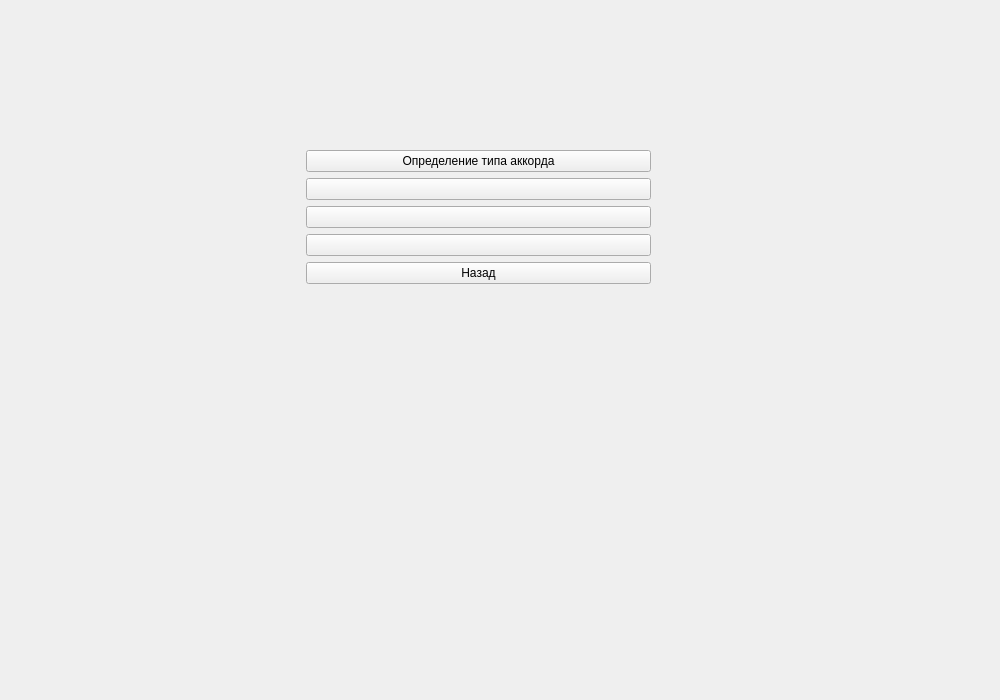
<?xml version="1.0" encoding="UTF-8"?>
<ui version="4.0">
 <class>ChordBlockWidget</class>
 <widget class="QWidget" name="ChordBlockWidget">
  <property name="geometry">
   <rect>
    <x>0</x>
    <y>0</y>
    <width>1000</width>
    <height>700</height>
   </rect>
  </property>
  <property name="windowTitle">
   <string>Form</string>
  </property>
  <widget class="QWidget" name="formLayoutWidget_2">
   <property name="geometry">
    <rect>
     <x>300</x>
     <y>150</y>
     <width>351</width>
     <height>311</height>
    </rect>
   </property>
   <layout class="QFormLayout" name="formLayout">
    <item row="4" column="1">
     <widget class="QPushButton" name="backBtn">
      <property name="text">
       <string>Назад</string>
      </property>
     </widget>
    </item>
    <item row="0" column="1">
     <widget class="QPushButton" name="exercise1Btn">
      <property name="text">
       <string>Определение типа аккорда</string>
      </property>
     </widget>
    </item>
    <item row="1" column="1">
     <widget class="QPushButton" name="exercise2Btn">
      <property name="text">
       <string/>
      </property>
     </widget>
    </item>
    <item row="2" column="1">
     <widget class="QPushButton" name="exercise3Btn">
      <property name="text">
       <string/>
      </property>
     </widget>
    </item>
    <item row="3" column="1">
     <widget class="QPushButton" name="exercise4Btn">
      <property name="text">
       <string/>
      </property>
     </widget>
    </item>
   </layout>
  </widget>
 </widget>
 <resources/>
 <connections/>
</ui>
